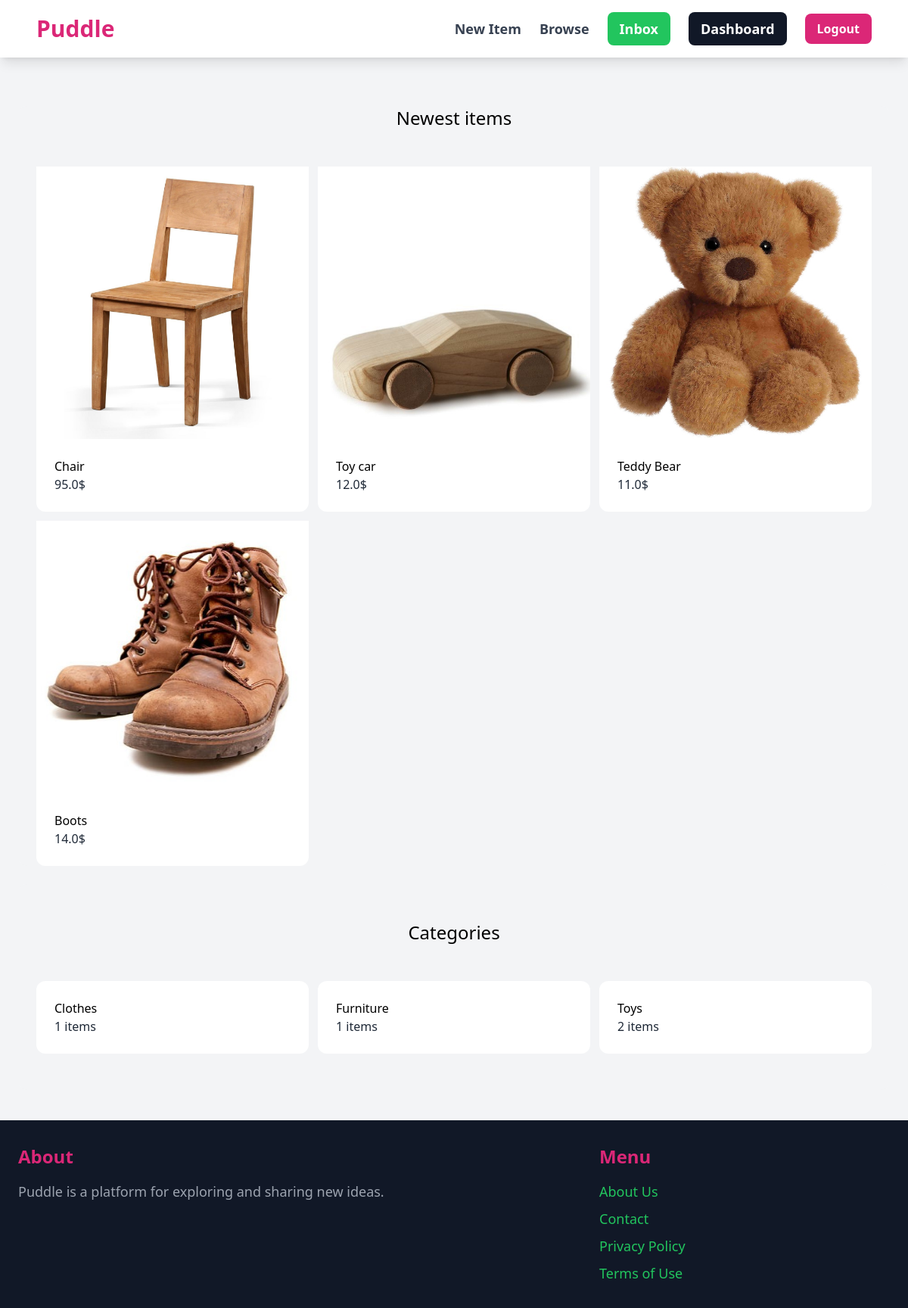
Screenshot of / (signed in) with the database file from the repository.
### item/models.py (models this page shows, shortened)
class Item(models.Model):
    name=models.CharField(max_length=255)
    description=models.TextField(blank=True, null=True)
    is_sold=models.BooleanField(default=False)
    price=models.FloatField()
    image=models.ImageField(upload_to='item_images', blank=True, null=True)
    created_at=models.DateTimeField(auto_now_add=True)
    created_by=models.ForeignKey(User,related_name='items',on_delete=models.CASCADE)
    category=models.ForeignKey(Category, related_name='items', on_delete=models.CASCADE)

class Category(models.Model):
    name=models.CharField(max_length=255)
    class Meta:
        ordering=('name',)
        verbose_name_plural = "Categories"

### core/views.py (the view)
# urls.py: path('', views.index, name='index'),
def index(request):
    items = Item.objects.all()
    categories=Category.objects.all()
    return render(request, 'core/index.html', {'items':items, 'categories':categories})

### core/templates/core/index.html (shortened to what this page needs)
{% extends 'core/base.html' %}
{% block content %}
    <div class="mt-6 px-6 bg-gray-100 rounded-xl">
        <h2 class="mb-12 text-2xl text-center">Newest items</h2>
        <div class="grid grid-cols-3 gap-3">
           {% for item in items %}
           <div>
            <a href="{% url "item:detail" item.id %}">
                <div><img src="{{item.image.url}}" class="rounded-top-xl"></div>
                <div class="p-6 bg-white rounded-b-xl">
                    <h2 class="text-2-xl">{{item.name}}</h2>
                    <p class="text-gray-800">{{item.price}}$</p>
                </div>
            </a>
           </div>
           {% endfor %}
        </div>
    </div>
    <div class="mt-6 px-6 py-12 bg-gray-100 rounded-xl">
        <h2 class="mb-12 text-2xl text-center">Categories</h2>
        <div class="grid grid-cols-3 gap-3">
            {% for categ in categories %}
           <div>
            <a href="#">
                <div class="p-6 bg-white rounded-xl">
                    <h2 class="text-2-xl">{{categ.name}}</h2>
                    <p class="text-gray-800">{{categ.items.count}} items</p>
                </div>
            </a>
           </div>
           {% endfor %}
        </div>
    </div>
{% endblock %}

### rows the page displays
Item: image (picture), name "Chair", price "95.0"
Item: image (picture), name "Toy car", price "12.0"
Item: image (picture), name "Teddy Bear", price "11.0"
Item: image (picture), name "Boots", price "14.0"
Category: name "Clothes", items.count "1"
Category: name "Furniture", items.count "1"
Category: name "Toys", items.count "2"
